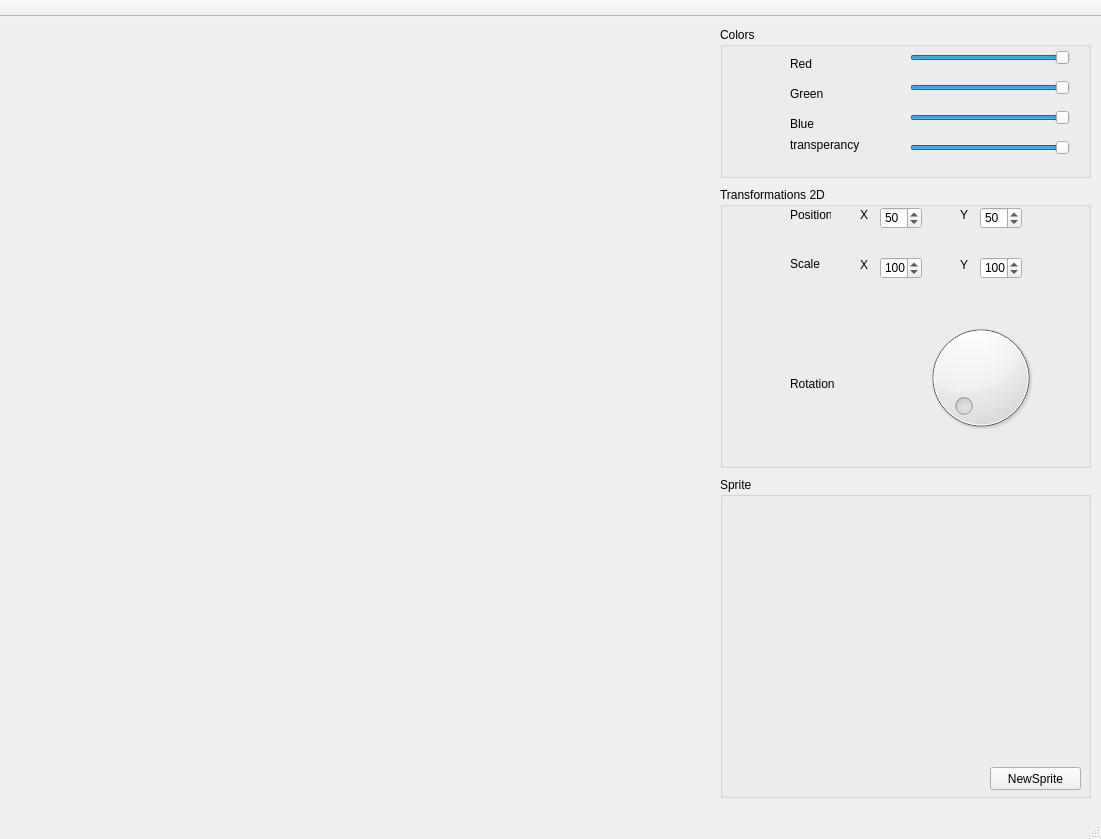
<?xml version="1.0" encoding="UTF-8"?>
<ui version="4.0">
 <class>MainWindowClass</class>
 <widget class="QMainWindow" name="MainWindowClass">
  <property name="geometry">
   <rect>
    <x>0</x>
    <y>0</y>
    <width>1101</width>
    <height>839</height>
   </rect>
  </property>
  <property name="maximumSize">
   <size>
    <width>1101</width>
    <height>839</height>
   </size>
  </property>
  <property name="windowTitle">
   <string>Tutorial_5</string>
  </property>
  <widget class="QWidget" name="centralWidget">
   <widget class="OpenglWidget" name="Gl_widget" native="true">
    <property name="geometry">
     <rect>
      <x>0</x>
      <y>0</y>
      <width>711</width>
      <height>781</height>
     </rect>
    </property>
   </widget>
   <widget class="QGroupBox" name="groupBox">
    <property name="geometry">
     <rect>
      <x>720</x>
      <y>10</y>
      <width>371</width>
      <height>151</height>
     </rect>
    </property>
    <property name="title">
     <string>Colors</string>
    </property>
    <widget class="QSlider" name="RedSlider">
     <property name="geometry">
      <rect>
       <x>190</x>
       <y>20</y>
       <width>160</width>
       <height>22</height>
      </rect>
     </property>
     <property name="maximum">
      <number>100</number>
     </property>
     <property name="value">
      <number>100</number>
     </property>
     <property name="orientation">
      <enum>Qt::Horizontal</enum>
     </property>
    </widget>
    <widget class="QSlider" name="GreenSlider">
     <property name="geometry">
      <rect>
       <x>190</x>
       <y>50</y>
       <width>160</width>
       <height>22</height>
      </rect>
     </property>
     <property name="maximum">
      <number>100</number>
     </property>
     <property name="value">
      <number>100</number>
     </property>
     <property name="orientation">
      <enum>Qt::Horizontal</enum>
     </property>
    </widget>
    <widget class="QSlider" name="BlueSlider">
     <property name="geometry">
      <rect>
       <x>190</x>
       <y>80</y>
       <width>160</width>
       <height>22</height>
      </rect>
     </property>
     <property name="maximum">
      <number>100</number>
     </property>
     <property name="value">
      <number>100</number>
     </property>
     <property name="orientation">
      <enum>Qt::Horizontal</enum>
     </property>
    </widget>
    <widget class="QLabel" name="label">
     <property name="geometry">
      <rect>
       <x>70</x>
       <y>30</y>
       <width>47</width>
       <height>13</height>
      </rect>
     </property>
     <property name="text">
      <string>Red</string>
     </property>
    </widget>
    <widget class="QLabel" name="label_2">
     <property name="geometry">
      <rect>
       <x>70</x>
       <y>60</y>
       <width>47</width>
       <height>13</height>
      </rect>
     </property>
     <property name="text">
      <string>Green</string>
     </property>
    </widget>
    <widget class="QLabel" name="label_3">
     <property name="geometry">
      <rect>
       <x>70</x>
       <y>90</y>
       <width>47</width>
       <height>13</height>
      </rect>
     </property>
     <property name="text">
      <string>Blue</string>
     </property>
    </widget>
    <widget class="QSlider" name="AlphaSlider">
     <property name="geometry">
      <rect>
       <x>190</x>
       <y>110</y>
       <width>160</width>
       <height>22</height>
      </rect>
     </property>
     <property name="maximum">
      <number>100</number>
     </property>
     <property name="value">
      <number>100</number>
     </property>
     <property name="orientation">
      <enum>Qt::Horizontal</enum>
     </property>
    </widget>
    <widget class="QLabel" name="label_4">
     <property name="geometry">
      <rect>
       <x>70</x>
       <y>110</y>
       <width>71</width>
       <height>16</height>
      </rect>
     </property>
     <property name="text">
      <string>transperancy</string>
     </property>
    </widget>
   </widget>
   <widget class="QGroupBox" name="groupBox_2">
    <property name="geometry">
     <rect>
      <x>720</x>
      <y>170</y>
      <width>371</width>
      <height>281</height>
     </rect>
    </property>
    <property name="title">
     <string>Transformations 2D</string>
    </property>
    <widget class="QSpinBox" name="PositionY">
     <property name="geometry">
      <rect>
       <x>260</x>
       <y>20</y>
       <width>42</width>
       <height>22</height>
      </rect>
     </property>
     <property name="maximum">
      <number>1000</number>
     </property>
     <property name="value">
      <number>50</number>
     </property>
    </widget>
    <widget class="QSpinBox" name="PositionX">
     <property name="geometry">
      <rect>
       <x>160</x>
       <y>20</y>
       <width>42</width>
       <height>22</height>
      </rect>
     </property>
     <property name="maximum">
      <number>1000</number>
     </property>
     <property name="value">
      <number>50</number>
     </property>
    </widget>
    <widget class="QSpinBox" name="ScaleY">
     <property name="geometry">
      <rect>
       <x>260</x>
       <y>70</y>
       <width>42</width>
       <height>22</height>
      </rect>
     </property>
     <property name="maximum">
      <number>1000</number>
     </property>
     <property name="value">
      <number>100</number>
     </property>
    </widget>
    <widget class="QSpinBox" name="ScaleX">
     <property name="geometry">
      <rect>
       <x>160</x>
       <y>70</y>
       <width>42</width>
       <height>22</height>
      </rect>
     </property>
     <property name="maximum">
      <number>1000</number>
     </property>
     <property name="value">
      <number>100</number>
     </property>
    </widget>
    <widget class="QLabel" name="label_5">
     <property name="geometry">
      <rect>
       <x>70</x>
       <y>20</y>
       <width>41</width>
       <height>16</height>
      </rect>
     </property>
     <property name="text">
      <string>Position</string>
     </property>
    </widget>
    <widget class="QLabel" name="label_6">
     <property name="geometry">
      <rect>
       <x>70</x>
       <y>70</y>
       <width>47</width>
       <height>13</height>
      </rect>
     </property>
     <property name="text">
      <string>Scale</string>
     </property>
    </widget>
    <widget class="QLabel" name="label_7">
     <property name="geometry">
      <rect>
       <x>140</x>
       <y>20</y>
       <width>16</width>
       <height>16</height>
      </rect>
     </property>
     <property name="text">
      <string>X</string>
     </property>
    </widget>
    <widget class="QLabel" name="label_8">
     <property name="geometry">
      <rect>
       <x>140</x>
       <y>70</y>
       <width>16</width>
       <height>16</height>
      </rect>
     </property>
     <property name="text">
      <string>X</string>
     </property>
    </widget>
    <widget class="QLabel" name="label_9">
     <property name="geometry">
      <rect>
       <x>240</x>
       <y>20</y>
       <width>16</width>
       <height>16</height>
      </rect>
     </property>
     <property name="text">
      <string>Y</string>
     </property>
    </widget>
    <widget class="QLabel" name="label_10">
     <property name="geometry">
      <rect>
       <x>240</x>
       <y>70</y>
       <width>16</width>
       <height>16</height>
      </rect>
     </property>
     <property name="text">
      <string>Y</string>
     </property>
    </widget>
    <widget class="QDial" name="RotationZ">
     <property name="geometry">
      <rect>
       <x>200</x>
       <y>120</y>
       <width>121</width>
       <height>141</height>
      </rect>
     </property>
     <property name="maximum">
      <number>360</number>
     </property>
    </widget>
    <widget class="QLabel" name="label_13">
     <property name="geometry">
      <rect>
       <x>70</x>
       <y>190</y>
       <width>47</width>
       <height>13</height>
      </rect>
     </property>
     <property name="text">
      <string>Rotation </string>
     </property>
    </widget>
   </widget>
   <widget class="QGroupBox" name="groupBox_3">
    <property name="geometry">
     <rect>
      <x>720</x>
      <y>460</y>
      <width>371</width>
      <height>321</height>
     </rect>
    </property>
    <property name="title">
     <string>Sprite</string>
    </property>
    <widget class="QPushButton" name="NewSprite">
     <property name="geometry">
      <rect>
       <x>270</x>
       <y>290</y>
       <width>91</width>
       <height>23</height>
      </rect>
     </property>
     <property name="text">
      <string>NewSprite</string>
     </property>
    </widget>
    <widget class="QLabel" name="SpritePic">
     <property name="geometry">
      <rect>
       <x>20</x>
       <y>30</y>
       <width>331</width>
       <height>241</height>
      </rect>
     </property>
     <property name="text">
      <string/>
     </property>
    </widget>
   </widget>
  </widget>
  <widget class="QMenuBar" name="menuBar">
   <property name="geometry">
    <rect>
     <x>0</x>
     <y>0</y>
     <width>1101</width>
     <height>21</height>
    </rect>
   </property>
  </widget>
  <widget class="QToolBar" name="mainToolBar">
   <property name="movable">
    <bool>false</bool>
   </property>
   <attribute name="toolBarArea">
    <enum>TopToolBarArea</enum>
   </attribute>
   <attribute name="toolBarBreak">
    <bool>false</bool>
   </attribute>
  </widget>
  <widget class="QStatusBar" name="statusBar"/>
 </widget>
 <layoutdefault spacing="6" margin="11"/>
 <customwidgets>
  <customwidget>
   <class>OpenglWidget</class>
   <extends>QWidget</extends>
   <header location="global">openglwidget.h</header>
   <container>1</container>
  </customwidget>
 </customwidgets>
 <resources>
  <include location="MainWindow.qrc"/>
 </resources>
 <connections/>
</ui>
